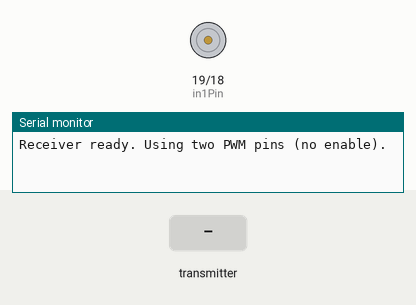
Simulated run of this program. Board: ESP32. Parts: motor-driver pin pairs drawn as motors (green arrow = first pin HIGH = forward, orange = second pin HIGH = backward, longer = more drive), the last lines printed to the serial monitor. Inputs (shaded band) come from the test bench.

Above: at 1.2 s.
1.3 s: the transmitter starts sending speedVal = 1024
At 2.5 s:
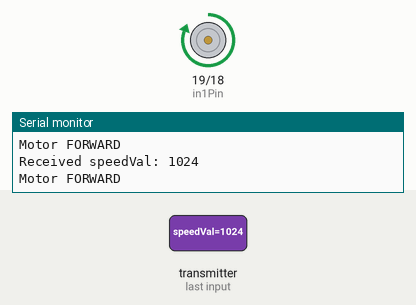
2.8 s: the transmitter starts sending speedVal = 0
At 3.8 s:
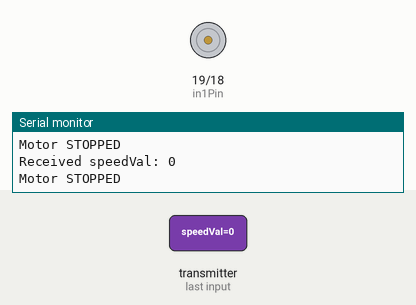
4.8 s: the transmitter starts sending speedVal = 2048
At 5.3 s:
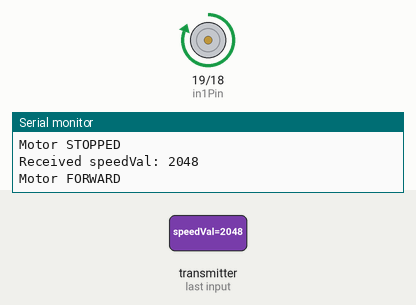
Timing chart, 0 to 7.8 s (numbered marks = the images above; inputs shaded):
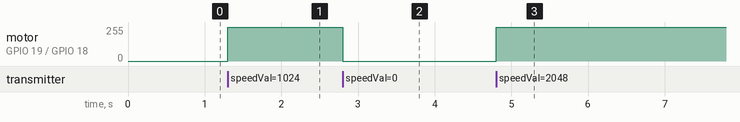

The program:

main.cpp
```cpp
/*
 *  RECEIVER (ESP32 #2)
 *  - speedVal in range: -255..255
 *    * >0 => forward
 *    * <0 => backward
 *    *  0 => stop
 *
 *  Uses TWO pins for PWM on the motor driver (IN1 and IN2), no separate ENABLE pin.
 */

#include <esp_now.h>
#include <WiFi.h>

typedef struct struct_message {
  int16_t speedVal;  // -255..255
} struct_message;

struct_message incomingData;

// Assign two GPIO pins for the motor driver inputs
const int in1Pin = 19;  // PWM channel 0
const int in2Pin = 18;  // PWM channel 1

// LEDC (PWM) setup
// We'll use two different channels, same frequency, same resolution:
const int pwmCh1   = 0;      // for in1Pin
const int pwmCh2   = 1;      // for in2Pin
const int pwmFreq  = 5000;   // 5 kHz
const int pwmRes   = 8;      // 8-bit => 0..255 duty cycle

// Callback: triggered when data is received via ESP-NOW
void onDataRecv(const uint8_t* mac, const uint8_t* incomingDataBytes, int len) {
  memcpy(&incomingData, incomingDataBytes, sizeof(incomingData));

  int16_t speed = incomingData.speedVal;
  Serial.print("Received speedVal: ");
  Serial.println(speed);

  if (speed > 0) {
    // FORWARD: IN1 = PWM, IN2 = 0
    ledcWrite(pwmCh1, speed);         // duty cycle = speed (1..255)
    ledcWrite(pwmCh2, 0);            // no output on IN2
    Serial.println("Motor FORWARD");
  }
  else if (speed < 0) {
    // BACKWARD: IN2 = PWM, IN1 = 0
    ledcWrite(pwmCh1, 0);
    ledcWrite(pwmCh2, abs(speed));    // duty cycle = abs(speed) (1..255)
    Serial.println("Motor BACKWARD");
  }
  else {
    // STOP: IN1 = 0, IN2 = 0
    ledcWrite(pwmCh1, 0);
    ledcWrite(pwmCh2, 0);
    Serial.println("Motor STOPPED");
  }
}

void setup() {
  Serial.begin(115200);
  WiFi.mode(WIFI_STA);

  // Configure PWM channels
  ledcSetup(pwmCh1, pwmFreq, pwmRes);
  ledcSetup(pwmCh2, pwmFreq, pwmRes);

  // Attach channels to the pins
  ledcAttachPin(in1Pin, pwmCh1);
  ledcAttachPin(in2Pin, pwmCh2);

  // Start both at 0 (stopped)
  ledcWrite(pwmCh1, 0);
  ledcWrite(pwmCh2, 0);

  // Initialize ESP-NOW
  if (esp_now_init() != ESP_OK) {
    Serial.println("Error initializing ESP-NOW");
    return;
  }

  // Register the receive callback
  esp_now_register_recv_cb(onDataRecv);

  Serial.println("Receiver ready. Using two PWM pins (no enable).");
}

void loop() {
  // Everything is handled in onDataRecv.
  delay(1000);
}
```

Measured:
- after the input at 1.3 s, motor on GPIO 19 (in1Pin) / GPIO 18 (in2Pin): stopped → forward 255/255 at once
- after the input at 2.8 s, motor on GPIO 19 (in1Pin) / GPIO 18 (in2Pin): forward 255/255 → stopped at once
- after the input at 4.8 s, motor on GPIO 19 (in1Pin) / GPIO 18 (in2Pin): stopped → forward 255/255 at once
